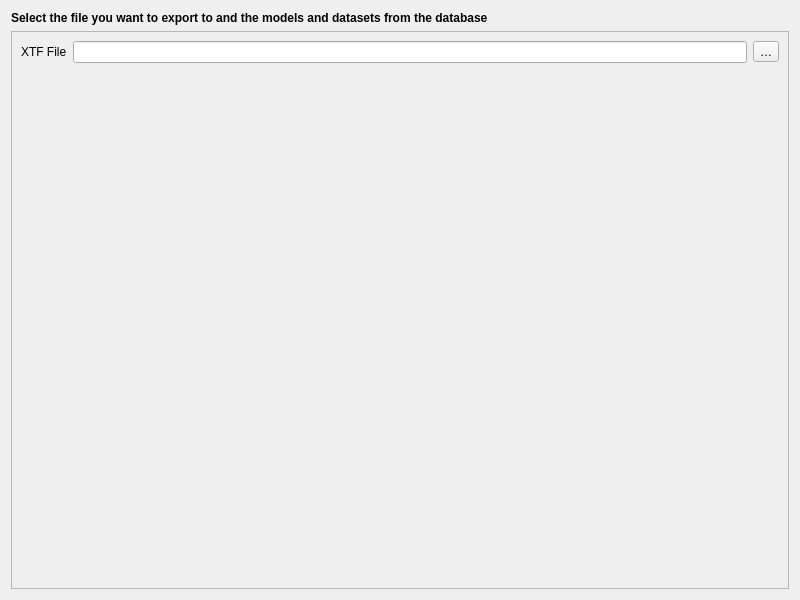
<?xml version="1.0" encoding="UTF-8"?>
<ui version="4.0">
 <class>InterlisImport</class>
 <widget class="QDialog" name="InterlisImport">
  <property name="geometry">
   <rect>
    <x>0</x>
    <y>0</y>
    <width>800</width>
    <height>600</height>
   </rect>
  </property>
  <property name="windowTitle">
   <string>Select Files</string>
  </property>
  <layout class="QGridLayout" name="gridLayout_2">
   <item row="0" column="0">
    <widget class="QLabel" name="description">
     <property name="minimumSize">
      <size>
       <width>0</width>
       <height>0</height>
      </size>
     </property>
     <property name="font">
      <font>
       <weight>75</weight>
       <bold>true</bold>
      </font>
     </property>
     <property name="text">
      <string>Select the file you want to export to and the models and datasets from the database</string>
     </property>
     <property name="alignment">
      <set>Qt::AlignLeading|Qt::AlignLeft|Qt::AlignTop</set>
     </property>
     <property name="wordWrap">
      <bool>true</bool>
     </property>
    </widget>
   </item>
   <item row="1" column="0">
    <widget class="QFrame" name="frame">
     <property name="sizePolicy">
      <sizepolicy hsizetype="Preferred" vsizetype="Expanding">
       <horstretch>0</horstretch>
       <verstretch>0</verstretch>
      </sizepolicy>
     </property>
     <property name="frameShape">
      <enum>QFrame::StyledPanel</enum>
     </property>
     <property name="frameShadow">
      <enum>QFrame::Raised</enum>
     </property>
     <layout class="QGridLayout" name="gridLayout">
      <item row="0" column="0">
       <widget class="QLabel" name="xtf_file_label">
        <property name="text">
         <string>XTF File</string>
        </property>
       </widget>
      </item>
      <item row="0" column="1">
       <widget class="QLineEdit" name="xtf_file_line_edit"/>
      </item>
      <item row="0" column="2">
       <widget class="QToolButton" name="xtf_file_browse_button">
        <property name="toolTip">
         <string>Browse XTF files</string>
        </property>
        <property name="text">
         <string>…</string>
        </property>
       </widget>
      </item>
      <item row="1" column="0" colspan="3">
       <layout class="QVBoxLayout" name="filter_layout">
        <property name="spacing">
         <number>0</number>
        </property>
       </layout>
      </item>
      <item row="2" column="0" colspan="3">
       <layout class="QVBoxLayout" name="export_models_layout">
        <property name="spacing">
         <number>0</number>
        </property>
       </layout>
      </item>
      <item row="3" column="0">
       <spacer name="verticalSpacer">
        <property name="orientation">
         <enum>Qt::Vertical</enum>
        </property>
        <property name="sizeType">
         <enum>QSizePolicy::Expanding</enum>
        </property>
        <property name="sizeHint" stdset="0">
         <size>
          <width>20</width>
          <height>40</height>
         </size>
        </property>
       </spacer>
      </item>
     </layout>
    </widget>
   </item>
  </layout>
 </widget>
 <resources/>
 <connections/>
</ui>
